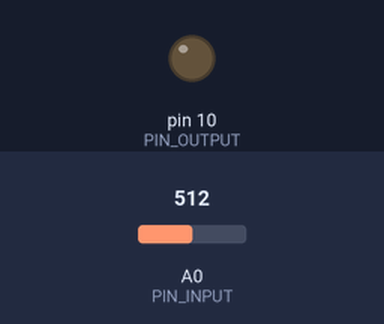
A sketch run on a simulated Arduino Uno, built with avr-gcc and run on an emulated ATmega328P. Shown: output pins drawn as LEDs (lit = HIGH). Inputs (shaded band) come from the test bench; at power-on: A0 (PIN_INPUT) = 512. What the sketch prints to the serial monitor is not drawn.

Above: at 1.2 s.
1.3 s: A0 (PIN_INPUT) set to 306
At 1.87 s:
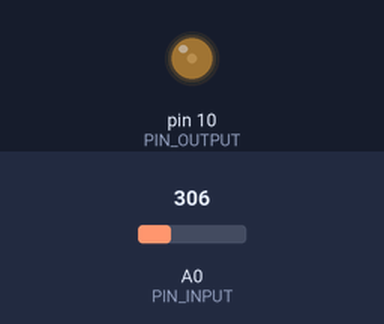
At 2.89 s:
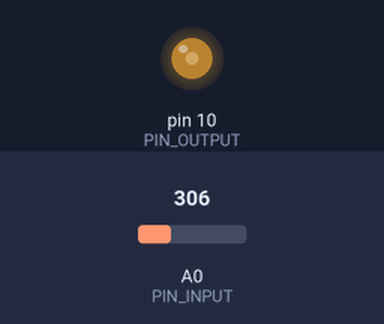
4.3 s: A0 (PIN_INPUT) set to 520
7.3 s: A0 (PIN_INPUT) set to 0
9.2 s: A0 (PIN_INPUT) set to 1023
At 9.4 s:
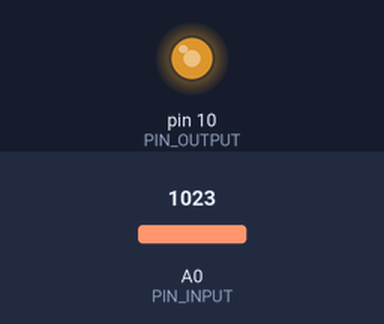
Timing chart, 0 to 12.3 s (numbered marks = the images above; inputs shaded):
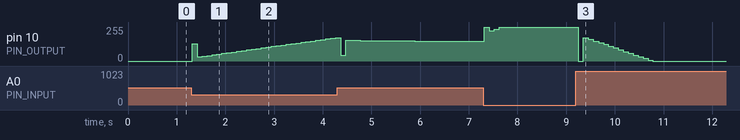

The sketch:

PID_Basic.ino
```cpp
/********************************************************
 * PID Basic Example
 * Reading analog input 0 to control analog PWM output 3
 ********************************************************/

#include <PID_v1.h>

#define PIN_INPUT 0
#define PIN_OUTPUT 10

//Define Variables we'll be connecting to
double Setpoint, Input, Output, mapped;

//Specify the links and initial tuning parameters
double Kp=2, Ki=5, Kd=1;
PID myPID(&Input, &Output, &Setpoint, Kp, Ki, Kd, DIRECT);

void setup()
{
  Serial.begin(115200);
  //initialize the variables we're linked to
  Input = analogRead(PIN_INPUT);
  Setpoint = 510;

  //turn the PID on
  myPID.SetMode(AUTOMATIC);
  myPID.SetOutputLimits(0, 5000);
}

void loop()
{
  Input = analogRead(PIN_INPUT);
  myPID.Compute();
  mapped = map(Output, 0, 5000, 0, 255);
  analogWrite(PIN_OUTPUT, mapped);
  Serial.print("Input -> ");
  Serial.print(Input);
  Serial.print("; ");
  Serial.print("mapped -> ");
  Serial.print(mapped);
  Serial.print("; ");
  Serial.print("Output-> ");
  Serial.print(Output);
  Serial.print("\n");
}
```

Measured:
- after the input at 1.3 s, pin 10 (PIN_OUTPUT): 0/255 → 131/255 at once, → 31/255 0.10 s later, → 36/255 0.10 s later, → 41/255 0.10 s later, … (30 changes in this stretch)
- after the input at 9.2 s, pin 10 (PIN_OUTPUT): 255/255 → 0/255 after 0.05 s, → 176/255 0.10 s later, → 163/255 0.10 s later, → 150/255 0.10 s later, … (16 changes in this stretch)
